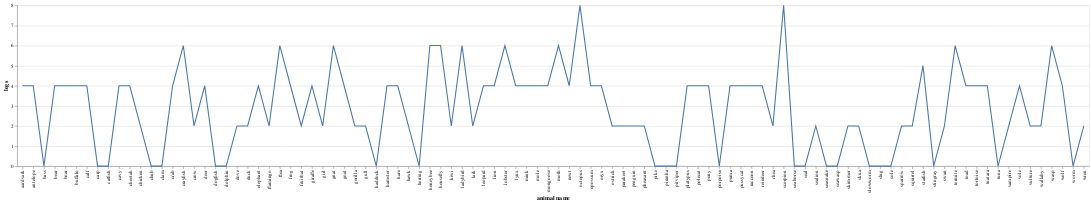

Source (notebook cell):
### Code cell
plot_01

### Figure 1 — Vega-Lite specification as saved in the notebook (floating-point values rounded to 4 significant figures)
{"config": {"view": {"continuousWidth": 400, "continuousHeight": 300}}, "data": {"name": "data-7a89af1957c864562197de5ac7739910"}, "mark": "line", "encoding": {"x": {"field": "animal name", "type": "nominal"}, "y": {"field": "legs", "type": "quantitative"}}, "$schema": "https://vega.github.io/schema/vega-lite/v4.17.0.json", "datasets": {"data-7a89af1957c864562197de5ac7739910": [{"animal name": "aardvark", "hair": 1, "feathers": 0, "eggs": 0, "milk": 1, "airborne": 0, "aquatic": 0, "predator": 1, "toothed": 1, "backbone": 1, "breathes": 1, "venomous": 0, "fins": 0, "legs": 4, "tail": 0, "domestic": 0, " cat-size": 1, "type": 1}, {"animal name": "antelope", "hair": 1, "feathers": 0, "eggs": 0, "milk": 1, "airborne": 0, "aquatic": 0, "predator": 0, "toothed": 1, "backbone": 1, "breathes": 1, "venomous": 0, "fins": 0, "legs": 4, "tail": 1, "domestic": 0, " cat-size": 1, "type": 1}, {"animal name": "bass", "hair": 0, "feathers": 0, "eggs": 1, "milk": 0, "airborne": 0, "aquatic": 1, "predator": 1, "toothed": 1, "backbone": 1, "breathes": 0, "venomous": 0, "fins": 1, "legs": 0, "tail": 1, "domestic": 0, " cat-size": 0, "type": 4}, {"animal name": "bear", "hair": 1, "feathers": 0, "eggs": 0, "milk": 1, "airborne": 0, "aquatic": 0, "predator": 1, "toothed": 1, "backbone": 1, "breathes": 1, "venomous": 0, "fins": 0, "legs": 4, "tail": 0, "domestic": 0, " cat-size": 1, "type": 1}, {"animal name": "boar", "hair": 1, "feathers": 0, "eggs": 0, "milk": 1, "airborne": 0, "aquatic": 0, "predator": 1, "toothed": 1, "backbone": 1, "breathes": 1, "venomous": 0, "fins": 0, "legs": 4, "tail": 1, "domestic": 0, " cat-size": 1, "type": 1}, {"animal name": "buffalo", "hair": 1, "feathers": 0, "eggs": 0, "milk": 1, "airborne": 0, "aquatic": 0, "predator": 0, "toothed": 1, "backbone": 1, "breathes": 1, "venomous": 0, "fins": 0, "legs": 4, "tail": 1, "domestic": 0, " cat-size": 1, "type": 1}, {"animal name": "calf", "hair": 1, "feathers": 0, "eggs": 0, "milk": 1, "airborne": 0, "aquatic": 0, "predator": 0, "toothed": 1, "backbone": 1, "breathes": 1, "venomous": 0, "fins": 0, "legs": 4, "tail": 1, "domestic": 1, " cat-size": 1, "type": 1}, {"animal name": "carp", "hair": 0, "feathers": 0, "eggs": 1, "milk": 0, "airborne": 0, "aquatic": 1, "predator": 0, "toothed": 1, "backbone": 1, "breathes": 0, "venomous": 0, "fins": 1, "legs": 0, "tail": 1, "domestic": 1, " cat-size": 0, "type": 4}, {"animal name": "catfish", "hair": 0, "feathers": 0, "eggs": 1, "milk": 0, "airborne": 0, "aquatic": 1, "predator": 1, "toothed": 1, "backbone": 1, "breathes": 0, "venomous": 0, "fins": 1, "legs": 0, "tail": 1, "domestic": 0, " cat-size": 0, "type": 4}, {"animal name": "cavy", "hair": 1, "feathers": 0, "eggs": 0, "milk": 1, "airborne": 0, "aquatic": 0, "predator": 0, "toothed": 1, "backbone": 1, "breathes": 1, "venomous": 0, "fins": 0, "legs": 4, "tail": 0, "domestic": 1, " cat-size": 0, "type": 1}, {"animal name": "cheetah", "hair": 1, "feathers": 0, "eggs": 0, "milk": 1, "airborne": 0, "aquatic": 0, "predator": 1, "toothed": 1, "backbone": 1, "breathes": 1, "venomous": 0, "fins": 0, "legs": 4, "tail": 1, "domestic": 0, " cat-size": 1, "type": 1}, {"animal name": "chicken", "hair": 0, "feathers": 1, "eggs": 1, "milk": 0, "airborne": 1, "aquatic": 0, "predator": 0, "toothed": 0, "backbone": 1, "breathes": 1, "venomous": 0, "fins": 0, "legs": 2, "tail": 1, "domestic": 1, " cat-size": 0, "type": 2}, {"animal name": "chub", "hair": 0, "feathers": 0, "eggs": 1, "milk": 0, "airborne": 0, "aquatic": 1, "predator": 1, "toothed": 1, "backbone": 1, "breathes": 0, "venomous": 0, "fins": 1, "legs": 0, "tail": 1, "domestic": 0, " cat-size": 0, "type": 4}, {"animal name": "clam", "hair": 0, "feathers": 0, "eggs": 1, "milk": 0, "airborne": 0, "aquatic": 0, "predator": 1, "toothed": 0, "backbone": 0, "breathes": 0, "venomous": 0, "fins": 0, "legs": 0, "tail": 0, "domestic": 0, " cat-size": 0, "type": 7}, {"animal name": "crab", "hair": 0, "feathers": 0, "eggs": 1, "milk": 0, "airborne": 0, "aquatic": 1, "predator": 1, "toothed": 0, "backbone": 0, "breathes": 0, "venomous": 0, "fins": 0, "legs": 4, "tail": 0, "domestic": 0, " cat-size": 0, "type": 7}, {"animal name": "crayfish", "hair": 0, "feathers": 0, "eggs": 1, "milk": 0, "airborne": 0, "aquatic": 1, "predator": 1, "toothed": 0, "backbone": 0, "breathes": 0, "venomous": 0, "fins": 0, "legs": 6, "tail": 0, "domestic": 0, " cat-size": 0, "type": 7}, {"animal name": "crow", "hair": 0, "feathers": 1, "eggs": 1, "milk": 0, "airborne": 1, "aquatic": 0, "predator": 1, "toothed": 0, "backbone": 1, "breathes": 1, "venomous": 0, "fins": 0, "legs": 2, "tail": 1, "domestic": 0, " cat-size": 0, "type": 2}, {"animal name": "deer", "hair": 1, "feathers": 0, "eggs": 0, "milk": 1, "airborne": 0, "aquatic": 0, "predator": 0, "toothed": 1, "backbone": 1, "breathes": 1, "venomous": 0, "fins": 0, "legs": 4, "tail": 1, "domestic": 0, " cat-size": 1, "type": 1}, {"animal name": "dogfish", "hair": 0, "feathers": 0, "eggs": 1, "milk": 0, "airborne": 0, "aquatic": 1, "predator": 1, "toothed": 1, "backbone": 1, "breathes": 0, "venomous": 0, "fins": 1, "legs": 0, "tail": 1, "domestic": 0, " cat-size": 1, "type": 4}, {"animal name": "dolphin", "hair": 0, "feathers": 0, "eggs": 0, "milk": 1, "airborne": 0, "aquatic": 1, "predator": 1, "toothed": 1, "backbone": 1, "breathes": 1, "venomous": 0, "fins": 1, "legs": 0, "tail": 1, "domestic": 0, " cat-size": 1, "type": 1}, {"animal name": "dove", "hair": 0, "feathers": 1, "eggs": 1, "milk": 0, "airborne": 1, "aquatic": 0, "predator": 0, "toothed": 0, "backbone": 1, "breathes": 1, "venomous": 0, "fins": 0, "legs": 2, "tail": 1, "domestic": 1, " cat-size": 0, "type": 2}, {"animal name": "duck", "hair": 0, "feathers": 1, "eggs": 1, "milk": 0, "airborne": 1, "aquatic": 1, "predator": 0, "toothed": 0, "backbone": 1, "breathes": 1, "venomous": 0, "fins": 0, "legs": 2, "tail": 1, "domestic": 0, " cat-size": 0, "type": 2}, {"animal name": "elephant", "hair": 1, "feathers": 0, "eggs": 0, "milk": 1, "airborne": 0, "aquatic": 0, "predator": 0, "toothed": 1, "backbone": 1, "breathes": 1, "venomous": 0, "fins": 0, "legs": 4, "tail": 1, "domestic": 0, " cat-size": 1, "type": 1}, {"animal name": "flamingo", "hair": 0, "feathers": 1, "eggs": 1, "milk": 0, "airborne": 1, "aquatic": 0, "predator": 0, "toothed": 0, "backbone": 1, "breathes": 1, "venomous": 0, "fins": 0, "legs": 2, "tail": 1, "domestic": 0, " cat-size": 1, "type": 2}, {"animal name": "flea", "hair": 0, "feathers": 0, "eggs": 1, "milk": 0, "airborne": 0, "aquatic": 0, "predator": 0, "toothed": 0, "backbone": 0, "breathes": 1, "venomous": 0, "fins": 0, "legs": 6, "tail": 0, "domestic": 0, " cat-size": 0, "type": 6}, {"animal name": "frog", "hair": 0, "feathers": 0, "eggs": 1, "milk": 0, "airborne": 0, "aquatic": 1, "predator": 1, "toothed": 1, "backbone": 1, "breathes": 1, "venomous": 0, "fins": 0, "legs": 4, "tail": 0, "domestic": 0, " cat-size": 0, "type": 5}, {"animal name": "frog", "hair": 0, "feathers": 0, "eggs": 1, "milk": 0, "airborne": 0, "aquatic": 1, "predator": 1, "toothed": 1, "backbone": 1, "breathes": 1, "venomous": 1, "fins": 0, "legs": 4, "tail": 0, "domestic": 0, " cat-size": 0, "type": 5}, {"animal name": "fruitbat", "hair": 1, "feathers": 0, "eggs": 0, "milk": 1, "airborne": 1, "aquatic": 0, "predator": 0, "toothed": 1, "backbone": 1, "breathes": 1, "venomous": 0, "fins": 0, "legs": 2, "tail": 1, "domestic": 0, " cat-size": 0, "type": 1}, {"animal name": "giraffe", "hair": 1, "feathers": 0, "eggs": 0, "milk": 1, "airborne": 0, "aquatic": 0, "predator": 0, "toothed": 1, "backbone": 1, "breathes": 1, "venomous": 0, "fins": 0, "legs": 4, "tail": 1, "domestic": 0, " cat-size": 1, "type": 1}, {"animal name": "girl", "hair": 1, "feathers": 0, "eggs": 0, "milk": 1, "airborne": 0, "aquatic": 0, "predator": 1, "toothed": 1, "backbone": 1, "breathes": 1, "venomous": 0, "fins": 0, "legs": 2, "tail": 0, "domestic": 1, " cat-size": 1, "type": 1}, {"animal name": "gnat", "hair": 0, "feathers": 0, "eggs": 1, "milk": 0, "airborne": 1, "aquatic": 0, "predator": 0, "toothed": 0, "backbone": 0, "breathes": 1, "venomous": 0, "fins": 0, "legs": 6, "tail": 0, "domestic": 0, " cat-size": 0, "type": 6}, {"animal name": "goat", "hair": 1, "feathers": 0, "eggs": 0, "milk": 1, "airborne": 0, "aquatic": 0, "predator": 0, "toothed": 1, "backbone": 1, "breathes": 1, "venomous": 0, "fins": 0, "legs": 4, "tail": 1, "domestic": 1, " cat-size": 1, "type": 1}, {"animal name": "gorilla", "hair": 1, "feathers": 0, "eggs": 0, "milk": 1, "airborne": 0, "aquatic": 0, "predator": 0, "toothed": 1, "backbone": 1, "breathes": 1, "venomous": 0, "fins": 0, "legs": 2, "tail": 0, "domestic": 0, " cat-size": 1, "type": 1}, {"animal name": "gull", "hair": 0, "feathers": 1, "eggs": 1, "milk": 0, "airborne": 1, "aquatic": 1, "predator": 1, "toothed": 0, "backbone": 1, "breathes": 1, "venomous": 0, "fins": 0, "legs": 2, "tail": 1, "domestic": 0, " cat-size": 0, "type": 2}, {"animal name": "haddock", "hair": 0, "feathers": 0, "eggs": 1, "milk": 0, "airborne": 0, "aquatic": 1, "predator": 0, "toothed": 1, "backbone": 1, "breathes": 0, "venomous": 0, "fins": 1, "legs": 0, "tail": 1, "domestic": 0, " cat-size": 0, "type": 4}, {"animal name": "hamster", "hair": 1, "feathers": 0, "eggs": 0, "milk": 1, "airborne": 0, "aquatic": 0, "predator": 0, "toothed": 1, "backbone": 1, "breathes": 1, "venomous": 0, "fins": 0, "legs": 4, "tail": 1, "domestic": 1, " cat-size": 0, "type": 1}, {"animal name": "hare", "hair": 1, "feathers": 0, "eggs": 0, "milk": 1, "airborne": 0, "aquatic": 0, "predator": 0, "toothed": 1, "backbone": 1, "breathes": 1, "venomous": 0, "fins": 0, "legs": 4, "tail": 1, "domestic": 0, " cat-size": 0, "type": 1}, {"animal name": "hawk", "hair": 0, "feathers": 1, "eggs": 1, "milk": 0, "airborne": 1, "aquatic": 0, "predator": 1, "toothed": 0, "backbone": 1, "breathes": 1, "venomous": 0, "fins": 0, "legs": 2, "tail": 1, "domestic": 0, " cat-size": 0, "type": 2}, {"animal name": "herring", "hair": 0, "feathers": 0, "eggs": 1, "milk": 0, "airborne": 0, "aquatic": 1, "predator": 1, "toothed": 1, "backbone": 1, "breathes": 0, "venomous": 0, "fins": 1, "legs": 0, "tail": 1, "domestic": 0, " cat-size": 0, "type": 4}, {"animal name": "honeybee", "hair": 1, "feathers": 0, "eggs": 1, "milk": 0, "airborne": 1, "aquatic": 0, "predator": 0, "toothed": 0, "backbone": 0, "breathes": 1, "venomous": 1, "fins": 0, "legs": 6, "tail": 0, "domestic": 1, " cat-size": 0, "type": 6}, {"animal name": "housefly", "hair": 1, "feathers": 0, "eggs": 1, "milk": 0, "airborne": 1, "aquatic": 0, "predator": 0, "toothed": 0, "backbone": 0, "breathes": 1, "venomous": 0, "fins": 0, "legs": 6, "tail": 0, "domestic": 0, " cat-size": 0, "type": 6}, {"animal name": "kiwi", "hair": 0, "feathers": 1, "eggs": 1, "milk": 0, "airborne": 0, "aquatic": 0, "predator": 1, "toothed": 0, "backbone": 1, "breathes": 1, "venomous": 0, "fins": 0, "legs": 2, "tail": 1, "domestic": 0, " cat-size": 0, "type": 2}, {"animal name": "ladybird", "hair": 0, "feathers": 0, "eggs": 1, "milk": 0, "airborne": 1, "aquatic": 0, "predator": 1, "toothed": 0, "backbone": 0, "breathes": 1, "venomous": 0, "fins": 0, "legs": 6, "tail": 0, "domestic": 0, " cat-size": 0, "type": 6}, {"animal name": "lark", "hair": 0, "feathers": 1, "eggs": 1, "milk": 0, "airborne": 1, "aquatic": 0, "predator": 0, "toothed": 0, "backbone": 1, "breathes": 1, "venomous": 0, "fins": 0, "legs": 2, "tail": 1, "domestic": 0, " cat-size": 0, "type": 2}, {"animal name": "leopard", "hair": 1, "feathers": 0, "eggs": 0, "milk": 1, "airborne": 0, "aquatic": 0, "predator": 1, "toothed": 1, "backbone": 1, "breathes": 1, "venomous": 0, "fins": 0, "legs": 4, "tail": 1, "domestic": 0, " cat-size": 1, "type": 1}, {"animal name": "lion", "hair": 1, "feathers": 0, "eggs": 0, "milk": 1, "airborne": 0, "aquatic": 0, "predator": 1, "toothed": 1, "backbone": 1, "breathes": 1, "venomous": 0, "fins": 0, "legs": 4, "tail": 1, "domestic": 0, " cat-size": 1, "type": 1}, {"animal name": "lobster", "hair": 0, "feathers": 0, "eggs": 1, "milk": 0, "airborne": 0, "aquatic": 1, "predator": 1, "toothed": 0, "backbone": 0, "breathes": 0, "venomous": 0, "fins": 0, "legs": 6, "tail": 0, "domestic": 0, " cat-size": 0, "type": 7}, {"animal name": "lynx", "hair": 1, "feathers": 0, "eggs": 0, "milk": 1, "airborne": 0, "aquatic": 0, "predator": 1, "toothed": 1, "backbone": 1, "breathes": 1, "venomous": 0, "fins": 0, "legs": 4, "tail": 1, "domestic": 0, " cat-size": 1, "type": 1}, {"animal name": "mink", "hair": 1, "feathers": 0, "eggs": 0, "milk": 1, "airborne": 0, "aquatic": 1, "predator": 1, "toothed": 1, "backbone": 1, "breathes": 1, "venomous": 0, "fins": 0, "legs": 4, "tail": 1, "domestic": 0, " cat-size": 1, "type": 1}, {"animal name": "mole", "hair": 1, "feathers": 0, "eggs": 0, "milk": 1, "airborne": 0, "aquatic": 0, "predator": 1, "toothed": 1, "backbone": 1, "breathes": 1, "venomous": 0, "fins": 0, "legs": 4, "tail": 1, "domestic": 0, " cat-size": 0, "type": 1}, {"animal name": "mongoose", "hair": 1, "feathers": 0, "eggs": 0, "milk": 1, "airborne": 0, "aquatic": 0, "predator": 1, "toothed": 1, "backbone": 1, "breathes": 1, "venomous": 0, "fins": 0, "legs": 4, "tail": 1, "domestic": 0, " cat-size": 1, "type": 1}, {"animal name": "moth", "hair": 1, "feathers": 0, "eggs": 1, "milk": 0, "airborne": 1, "aquatic": 0, "predator": 0, "toothed": 0, "backbone": 0, "breathes": 1, "venomous": 0, "fins": 0, "legs": 6, "tail": 0, "domestic": 0, " cat-size": 0, "type": 6}, {"animal name": "newt", "hair": 0, "feathers": 0, "eggs": 1, "milk": 0, "airborne": 0, "aquatic": 1, "predator": 1, "toothed": 1, "backbone": 1, "breathes": 1, "venomous": 0, "fins": 0, "legs": 4, "tail": 1, "domestic": 0, " cat-size": 0, "type": 5}, {"animal name": "octopus", "hair": 0, "feathers": 0, "eggs": 1, "milk": 0, "airborne": 0, "aquatic": 1, "predator": 1, "toothed": 0, "backbone": 0, "breathes": 0, "venomous": 0, "fins": 0, "legs": 8, "tail": 0, "domestic": 0, " cat-size": 1, "type": 7}, {"animal name": "opossum", "hair": 1, "feathers": 0, "eggs": 0, "milk": 1, "airborne": 0, "aquatic": 0, "predator": 1, "toothed": 1, "backbone": 1, "breathes": 1, "venomous": 0, "fins": 0, "legs": 4, "tail": 1, "domestic": 0, " cat-size": 0, "type": 1}, {"animal name": "oryx", "hair": 1, "feathers": 0, "eggs": 0, "milk": 1, "airborne": 0, "aquatic": 0, "predator": 0, "toothed": 1, "backbone": 1, "breathes": 1, "venomous": 0, "fins": 0, "legs": 4, "tail": 1, "domestic": 0, " cat-size": 1, "type": 1}, {"animal name": "ostrich", "hair": 0, "feathers": 1, "eggs": 1, "milk": 0, "airborne": 0, "aquatic": 0, "predator": 0, "toothed": 0, "backbone": 1, "breathes": 1, "venomous": 0, "fins": 0, "legs": 2, "tail": 1, "domestic": 0, " cat-size": 1, "type": 2}, {"animal name": "parakeet", "hair": 0, "feathers": 1, "eggs": 1, "milk": 0, "airborne": 1, "aquatic": 0, "predator": 0, "toothed": 0, "backbone": 1, "breathes": 1, "venomous": 0, "fins": 0, "legs": 2, "tail": 1, "domestic": 1, " cat-size": 0, "type": 2}, {"animal name": "penguin", "hair": 0, "feathers": 1, "eggs": 1, "milk": 0, "airborne": 0, "aquatic": 1, "predator": 1, "toothed": 0, "backbone": 1, "breathes": 1, "venomous": 0, "fins": 0, "legs": 2, "tail": 1, "domestic": 0, " cat-size": 1, "type": 2}, {"animal name": "pheasant", "hair": 0, "feathers": 1, "eggs": 1, "milk": 0, "airborne": 1, "aquatic": 0, "predator": 0, "toothed": 0, "backbone": 1, "breathes": 1, "venomous": 0, "fins": 0, "legs": 2, "tail": 1, "domestic": 0, " cat-size": 0, "type": 2}, {"animal name": "pike", "hair": 0, "feathers": 0, "eggs": 1, "milk": 0, "airborne": 0, "aquatic": 1, "predator": 1, "toothed": 1, "backbone": 1, "breathes": 0, "venomous": 0, "fins": 1, "legs": 0, "tail": 1, "domestic": 0, " cat-size": 1, "type": 4}, {"animal name": "piranha", "hair": 0, "feathers": 0, "eggs": 1, "milk": 0, "airborne": 0, "aquatic": 1, "predator": 1, "toothed": 1, "backbone": 1, "breathes": 0, "venomous": 0, "fins": 1, "legs": 0, "tail": 1, "domestic": 0, " cat-size": 0, "type": 4}, {"animal name": "pitviper", "hair": 0, "feathers": 0, "eggs": 1, "milk": 0, "airborne": 0, "aquatic": 0, "predator": 1, "toothed": 1, "backbone": 1, "breathes": 1, "venomous": 1, "fins": 0, "legs": 0, "tail": 1, "domestic": 0, " cat-size": 0, "type": 3}, {"animal name": "platypus", "hair": 1, "feathers": 0, "eggs": 1, "milk": 1, "airborne": 0, "aquatic": 1, "predator": 1, "toothed": 0, "backbone": 1, "breathes": 1, "venomous": 0, "fins": 0, "legs": 4, "tail": 1, "domestic": 0, " cat-size": 1, "type": 1}, {"animal name": "polecat", "hair": 1, "feathers": 0, "eggs": 0, "milk": 1, "airborne": 0, "aquatic": 0, "predator": 1, "toothed": 1, "backbone": 1, "breathes": 1, "venomous": 0, "fins": 0, "legs": 4, "tail": 1, "domestic": 0, " cat-size": 1, "type": 1}, {"animal name": "pony", "hair": 1, "feathers": 0, "eggs": 0, "milk": 1, "airborne": 0, "aquatic": 0, "predator": 0, "toothed": 1, "backbone": 1, "breathes": 1, "venomous": 0, "fins": 0, "legs": 4, "tail": 1, "domestic": 1, " cat-size": 1, "type": 1}, {"animal name": "porpoise", "hair": 0, "feathers": 0, "eggs": 0, "milk": 1, "airborne": 0, "aquatic": 1, "predator": 1, "toothed": 1, "backbone": 1, "breathes": 1, "venomous": 0, "fins": 1, "legs": 0, "tail": 1, "domestic": 0, " cat-size": 1, "type": 1}, {"animal name": "puma", "hair": 1, "feathers": 0, "eggs": 0, "milk": 1, "airborne": 0, "aquatic": 0, "predator": 1, "toothed": 1, "backbone": 1, "breathes": 1, "venomous": 0, "fins": 0, "legs": 4, "tail": 1, "domestic": 0, " cat-size": 1, "type": 1}, {"animal name": "pussycat", "hair": 1, "feathers": 0, "eggs": 0, "milk": 1, "airborne": 0, "aquatic": 0, "predator": 1, "toothed": 1, "backbone": 1, "breathes": 1, "venomous": 0, "fins": 0, "legs": 4, "tail": 1, "domestic": 1, " cat-size": 1, "type": 1}, {"animal name": "raccoon", "hair": 1, "feathers": 0, "eggs": 0, "milk": 1, "airborne": 0, "aquatic": 0, "predator": 1, "toothed": 1, "backbone": 1, "breathes": 1, "venomous": 0, "fins": 0, "legs": 4, "tail": 1, "domestic": 0, " cat-size": 1, "type": 1}, {"animal name": "reindeer", "hair": 1, "feathers": 0, "eggs": 0, "milk": 1, "airborne": 0, "aquatic": 0, "predator": 0, "toothed": 1, "backbone": 1, "breathes": 1, "venomous": 0, "fins": 0, "legs": 4, "tail": 1, "domestic": 1, " cat-size": 1, "type": 1}, {"animal name": "rhea", "hair": 0, "feathers": 1, "eggs": 1, "milk": 0, "airborne": 0, "aquatic": 0, "predator": 1, "toothed": 0, "backbone": 1, "breathes": 1, "venomous": 0, "fins": 0, "legs": 2, "tail": 1, "domestic": 0, " cat-size": 1, "type": 2}, {"animal name": "scorpion", "hair": 0, "feathers": 0, "eggs": 0, "milk": 0, "airborne": 0, "aquatic": 0, "predator": 1, "toothed": 0, "backbone": 0, "breathes": 1, "venomous": 1, "fins": 0, "legs": 8, "tail": 1, "domestic": 0, " cat-size": 0, "type": 7}, {"animal name": "seahorse", "hair": 0, "feathers": 0, "eggs": 1, "milk": 0, "airborne": 0, "aquatic": 1, "predator": 0, "toothed": 1, "backbone": 1, "breathes": 0, "venomous": 0, "fins": 1, "legs": 0, "tail": 1, "domestic": 0, " cat-size": 0, "type": 4}, {"animal name": "seal", "hair": 1, "feathers": 0, "eggs": 0, "milk": 1, "airborne": 0, "aquatic": 1, "predator": 1, "toothed": 1, "backbone": 1, "breathes": 1, "venomous": 0, "fins": 1, "legs": 0, "tail": 0, "domestic": 0, " cat-size": 1, "type": 1}, {"animal name": "sealion", "hair": 1, "feathers": 0, "eggs": 0, "milk": 1, "airborne": 0, "aquatic": 1, "predator": 1, "toothed": 1, "backbone": 1, "breathes": 1, "venomous": 0, "fins": 1, "legs": 2, "tail": 1, "domestic": 0, " cat-size": 1, "type": 1}, {"animal name": "seasnake", "hair": 0, "feathers": 0, "eggs": 0, "milk": 0, "airborne": 0, "aquatic": 1, "predator": 1, "toothed": 1, "backbone": 1, "breathes": 0, "venomous": 1, "fins": 0, "legs": 0, "tail": 1, "domestic": 0, " cat-size": 0, "type": 3}, {"animal name": "seawasp", "hair": 0, "feathers": 0, "eggs": 1, "milk": 0, "airborne": 0, "aquatic": 1, "predator": 1, "toothed": 0, "backbone": 0, "breathes": 0, "venomous": 1, "fins": 0, "legs": 0, "tail": 0, "domestic": 0, " cat-size": 0, "type": 7}, {"animal name": "skimmer", "hair": 0, "feathers": 1, "eggs": 1, "milk": 0, "airborne": 1, "aquatic": 1, "predator": 1, "toothed": 0, "backbone": 1, "breathes": 1, "venomous": 0, "fins": 0, "legs": 2, "tail": 1, "domestic": 0, " cat-size": 0, "type": 2}, {"animal name": "skua", "hair": 0, "feathers": 1, "eggs": 1, "milk": 0, "airborne": 1, "aquatic": 1, "predator": 1, "toothed": 0, "backbone": 1, "breathes": 1, "venomous": 0, "fins": 0, "legs": 2, "tail": 1, "domestic": 0, " cat-size": 0, "type": 2}, {"animal name": "slowworm", "hair": 0, "feathers": 0, "eggs": 1, "milk": 0, "airborne": 0, "aquatic": 0, "predator": 1, "toothed": 1, "backbone": 1, "breathes": 1, "venomous": 0, "fins": 0, "legs": 0, "tail": 1, "domestic": 0, " cat-size": 0, "type": 3}, {"animal name": "slug", "hair": 0, "feathers": 0, "eggs": 1, "milk": 0, "airborne": 0, "aquatic": 0, "predator": 0, "toothed": 0, "backbone": 0, "breathes": 1, "venomous": 0, "fins": 0, "legs": 0, "tail": 0, "domestic": 0, " cat-size": 0, "type": 7}, {"animal name": "sole", "hair": 0, "feathers": 0, "eggs": 1, "milk": 0, "airborne": 0, "aquatic": 1, "predator": 0, "toothed": 1, "backbone": 1, "breathes": 0, "venomous": 0, "fins": 1, "legs": 0, "tail": 1, "domestic": 0, " cat-size": 0, "type": 4}, {"animal name": "sparrow", "hair": 0, "feathers": 1, "eggs": 1, "milk": 0, "airborne": 1, "aquatic": 0, "predator": 0, "toothed": 0, "backbone": 1, "breathes": 1, "venomous": 0, "fins": 0, "legs": 2, "tail": 1, "domestic": 0, " cat-size": 0, "type": 2}, {"animal name": "squirrel", "hair": 1, "feathers": 0, "eggs": 0, "milk": 1, "airborne": 0, "aquatic": 0, "predator": 0, "toothed": 1, "backbone": 1, "breathes": 1, "venomous": 0, "fins": 0, "legs": 2, "tail": 1, "domestic": 0, " cat-size": 0, "type": 1}, {"animal name": "starfish", "hair": 0, "feathers": 0, "eggs": 1, "milk": 0, "airborne": 0, "aquatic": 1, "predator": 1, "toothed": 0, "backbone": 0, "breathes": 0, "venomous": 0, "fins": 0, "legs": 5, "tail": 0, "domestic": 0, " cat-size": 0, "type": 7}, {"animal name": "stingray", "hair": 0, "feathers": 0, "eggs": 1, "milk": 0, "airborne": 0, "aquatic": 1, "predator": 1, "toothed": 1, "backbone": 1, "breathes": 0, "venomous": 1, "fins": 1, "legs": 0, "tail": 1, "domestic": 0, " cat-size": 1, "type": 4}, {"animal name": "swan", "hair": 0, "feathers": 1, "eggs": 1, "milk": 0, "airborne": 1, "aquatic": 1, "predator": 0, "toothed": 0, "backbone": 1, "breathes": 1, "venomous": 0, "fins": 0, "legs": 2, "tail": 1, "domestic": 0, " cat-size": 1, "type": 2}, {"animal name": "termite", "hair": 0, "feathers": 0, "eggs": 1, "milk": 0, "airborne": 0, "aquatic": 0, "predator": 0, "toothed": 0, "backbone": 0, "breathes": 1, "venomous": 0, "fins": 0, "legs": 6, "tail": 0, "domestic": 0, " cat-size": 0, "type": 6}, {"animal name": "toad", "hair": 0, "feathers": 0, "eggs": 1, "milk": 0, "airborne": 0, "aquatic": 1, "predator": 0, "toothed": 1, "backbone": 1, "breathes": 1, "venomous": 0, "fins": 0, "legs": 4, "tail": 0, "domestic": 0, " cat-size": 0, "type": 5}, {"animal name": "tortoise", "hair": 0, "feathers": 0, "eggs": 1, "milk": 0, "airborne": 0, "aquatic": 0, "predator": 0, "toothed": 0, "backbone": 1, "breathes": 1, "venomous": 0, "fins": 0, "legs": 4, "tail": 1, "domestic": 0, " cat-size": 1, "type": 3}, {"animal name": "tuatara", "hair": 0, "feathers": 0, "eggs": 1, "milk": 0, "airborne": 0, "aquatic": 0, "predator": 1, "toothed": 1, "backbone": 1, "breathes": 1, "venomous": 0, "fins": 0, "legs": 4, "tail": 1, "domestic": 0, " cat-size": 0, "type": 3}, {"animal name": "tuna", "hair": 0, "feathers": 0, "eggs": 1, "milk": 0, "airborne": 0, "aquatic": 1, "predator": 1, "toothed": 1, "backbone": 1, "breathes": 0, "venomous": 0, "fins": 1, "legs": 0, "tail": 1, "domestic": 0, " cat-size": 1, "type": 4}, {"animal name": "vampire", "hair": 1, "feathers": 0, "eggs": 0, "milk": 1, "airborne": 1, "aquatic": 0, "predator": 0, "toothed": 1, "backbone": 1, "breathes": 1, "venomous": 0, "fins": 0, "legs": 2, "tail": 1, "domestic": 0, " cat-size": 0, "type": 1}, {"animal name": "vole", "hair": 1, "feathers": 0, "eggs": 0, "milk": 1, "airborne": 0, "aquatic": 0, "predator": 0, "toothed": 1, "backbone": 1, "breathes": 1, "venomous": 0, "fins": 0, "legs": 4, "tail": 1, "domestic": 0, " cat-size": 0, "type": 1}, {"animal name": "vulture", "hair": 0, "feathers": 1, "eggs": 1, "milk": 0, "airborne": 1, "aquatic": 0, "predator": 1, "toothed": 0, "backbone": 1, "breathes": 1, "venomous": 0, "fins": 0, "legs": 2, "tail": 1, "domestic": 0, " cat-size": 1, "type": 2}, {"animal name": "wallaby", "hair": 1, "feathers": 0, "eggs": 0, "milk": 1, "airborne": 0, "aquatic": 0, "predator": 0, "toothed": 1, "backbone": 1, "breathes": 1, "venomous": 0, "fins": 0, "legs": 2, "tail": 1, "domestic": 0, " cat-size": 1, "type": 1}, {"animal name": "wasp", "hair": 1, "feathers": 0, "eggs": 1, "milk": 0, "airborne": 1, "aquatic": 0, "predator": 0, "toothed": 0, "backbone": 0, "breathes": 1, "venomous": 1, "fins": 0, "legs": 6, "tail": 0, "domestic": 0, " cat-size": 0, "type": 6}, {"animal name": "wolf", "hair": 1, "feathers": 0, "eggs": 0, "milk": 1, "airborne": 0, "aquatic": 0, "predator": 1, "toothed": 1, "backbone": 1, "breathes": 1, "venomous": 0, "fins": 0, "legs": 4, "tail": 1, "domestic": 0, " cat-size": 1, "type": 1}, {"animal name": "worm", "hair": 0, "feathers": 0, "eggs": 1, "milk": 0, "airborne": 0, "aquatic": 0, "predator": 0, "toothed": 0, "backbone": 0, "breathes": 1, "venomous": 0, "fins": 0, "legs": 0, "tail": 0, "domestic": 0, " cat-size": 0, "type": 7}, {"animal name": "wren", "hair": 0, "feathers": 1, "eggs": 1, "milk": 0, "airborne": 1, "aquatic": 0, "predator": 0, "toothed": 0, "backbone": 1, "breathes": 1, "venomous": 0, "fins": 0, "legs": 2, "tail": 1, "domestic": 0, " cat-size": 0, "type": 2}]}}
